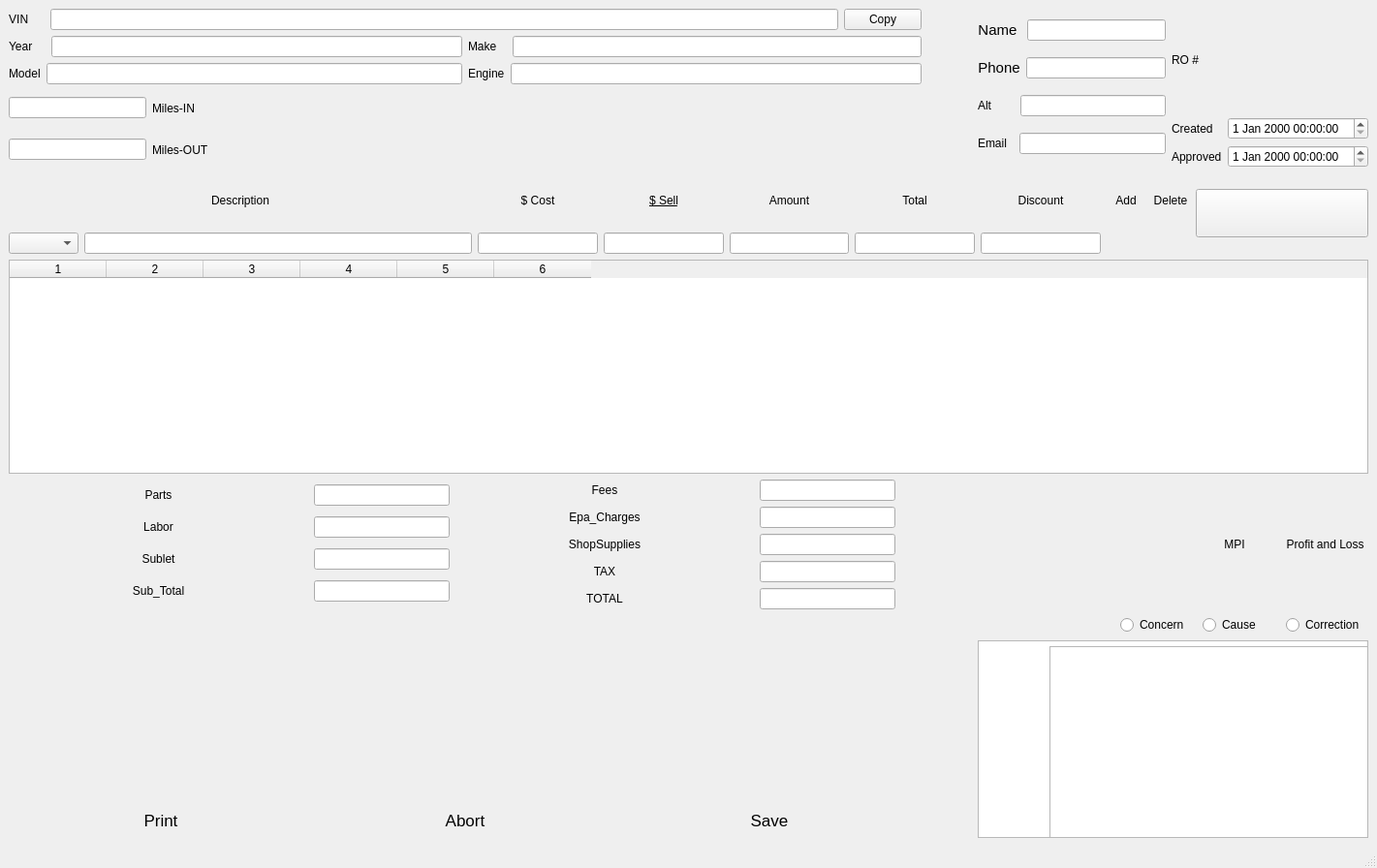
<?xml version="1.0" encoding="UTF-8"?>
<ui version="4.0">
 <class>MainWindow</class>
 <widget class="QMainWindow" name="MainWindow">
  <property name="geometry">
   <rect>
    <x>0</x>
    <y>0</y>
    <width>1421</width>
    <height>896</height>
   </rect>
  </property>
  <property name="sizePolicy">
   <sizepolicy hsizetype="Preferred" vsizetype="Preferred">
    <horstretch>0</horstretch>
    <verstretch>0</verstretch>
   </sizepolicy>
  </property>
  <property name="minimumSize">
   <size>
    <width>0</width>
    <height>48</height>
   </size>
  </property>
  <property name="windowTitle">
   <string>REPAIR ORDER</string>
  </property>
  <property name="windowIcon">
   <iconset>
    <normaloff>../Images/Icons/document.png</normaloff>../Images/Icons/document.png</iconset>
  </property>
  <widget class="QWidget" name="centralwidget">
   <layout class="QGridLayout" name="gridLayout">
    <item row="3" column="0" colspan="7">
     <layout class="QHBoxLayout" name="horizontalLayout_17">
      <item>
       <layout class="QVBoxLayout" name="verticalLayout">
        <item>
         <widget class="QLabel" name="job_line_label">
          <property name="text">
           <string>Description</string>
          </property>
          <property name="alignment">
           <set>Qt::AlignCenter</set>
          </property>
         </widget>
        </item>
        <item>
         <layout class="QHBoxLayout" name="horizontalLayout_16">
          <item>
           <widget class="QComboBox" name="part_labor_box"/>
          </item>
          <item>
           <widget class="QLineEdit" name="job_line_edit">
            <property name="minimumSize">
             <size>
              <width>400</width>
              <height>0</height>
             </size>
            </property>
            <property name="alignment">
             <set>Qt::AlignCenter</set>
            </property>
           </widget>
          </item>
         </layout>
        </item>
       </layout>
      </item>
      <item>
       <layout class="QVBoxLayout" name="verticalLayout_3">
        <item>
         <widget class="QLabel" name="cost_label">
          <property name="text">
           <string>$ Cost</string>
          </property>
          <property name="alignment">
           <set>Qt::AlignCenter</set>
          </property>
         </widget>
        </item>
        <item>
         <widget class="QLineEdit" name="cost_line">
          <property name="minimumSize">
           <size>
            <width>0</width>
            <height>0</height>
           </size>
          </property>
          <property name="alignment">
           <set>Qt::AlignCenter</set>
          </property>
         </widget>
        </item>
       </layout>
      </item>
      <item>
       <layout class="QVBoxLayout" name="verticalLayout_5">
        <item>
         <widget class="QPushButton" name="pushButton">
          <property name="minimumSize">
           <size>
            <width>0</width>
            <height>55</height>
           </size>
          </property>
          <property name="styleSheet">
           <string notr="true">text-decoration: underline;
text-color: red;</string>
          </property>
          <property name="text">
           <string>$ Sell</string>
          </property>
          <property name="flat">
           <bool>true</bool>
          </property>
         </widget>
        </item>
        <item>
         <widget class="QLineEdit" name="sell_line">
          <property name="alignment">
           <set>Qt::AlignCenter</set>
          </property>
         </widget>
        </item>
       </layout>
      </item>
      <item>
       <layout class="QVBoxLayout" name="verticalLayout_6">
        <item>
         <widget class="QLabel" name="amount_label">
          <property name="text">
           <string>Amount</string>
          </property>
          <property name="alignment">
           <set>Qt::AlignCenter</set>
          </property>
         </widget>
        </item>
        <item>
         <widget class="QLineEdit" name="amount_line">
          <property name="alignment">
           <set>Qt::AlignCenter</set>
          </property>
         </widget>
        </item>
       </layout>
      </item>
      <item>
       <layout class="QVBoxLayout" name="verticalLayout_7">
        <item>
         <widget class="QLabel" name="total_label">
          <property name="text">
           <string>Total</string>
          </property>
          <property name="alignment">
           <set>Qt::AlignCenter</set>
          </property>
         </widget>
        </item>
        <item>
         <widget class="QLineEdit" name="total_line">
          <property name="alignment">
           <set>Qt::AlignCenter</set>
          </property>
         </widget>
        </item>
       </layout>
      </item>
      <item>
       <layout class="QVBoxLayout" name="verticalLayout_8">
        <item>
         <widget class="QLabel" name="discount_label">
          <property name="text">
           <string>Discount</string>
          </property>
          <property name="alignment">
           <set>Qt::AlignCenter</set>
          </property>
         </widget>
        </item>
        <item>
         <widget class="QLineEdit" name="discount_line">
          <property name="alignment">
           <set>Qt::AlignCenter</set>
          </property>
         </widget>
        </item>
       </layout>
      </item>
      <item>
       <layout class="QVBoxLayout" name="verticalLayout_9">
        <item>
         <widget class="QLabel" name="add_line_label">
          <property name="text">
           <string>Add</string>
          </property>
          <property name="alignment">
           <set>Qt::AlignCenter</set>
          </property>
         </widget>
        </item>
        <item>
         <widget class="QPushButton" name="add_update_button">
          <property name="text">
           <string/>
          </property>
          <property name="icon">
           <iconset>
            <normaloff>../Images/Icons/list-check.png</normaloff>../Images/Icons/list-check.png</iconset>
          </property>
          <property name="iconSize">
           <size>
            <width>30</width>
            <height>30</height>
           </size>
          </property>
          <property name="flat">
           <bool>true</bool>
          </property>
         </widget>
        </item>
       </layout>
      </item>
      <item>
       <layout class="QVBoxLayout" name="verticalLayout_10">
        <item>
         <widget class="QLabel" name="delete_line_label">
          <property name="text">
           <string>Delete</string>
          </property>
          <property name="alignment">
           <set>Qt::AlignCenter</set>
          </property>
         </widget>
        </item>
        <item>
         <widget class="QPushButton" name="delete_button">
          <property name="text">
           <string/>
          </property>
          <property name="icon">
           <iconset>
            <normaloff>../Images/Icons/trash.png</normaloff>../Images/Icons/trash.png</iconset>
          </property>
          <property name="iconSize">
           <size>
            <width>30</width>
            <height>30</height>
           </size>
          </property>
          <property name="flat">
           <bool>true</bool>
          </property>
         </widget>
        </item>
       </layout>
      </item>
     </layout>
    </item>
    <item row="0" column="0" colspan="2">
     <layout class="QHBoxLayout" name="horizontalLayout_5">
      <item>
       <widget class="QLabel" name="vin_label">
        <property name="text">
         <string>VIN     </string>
        </property>
        <property name="alignment">
         <set>Qt::AlignCenter</set>
        </property>
       </widget>
      </item>
      <item>
       <widget class="QLineEdit" name="vin_line">
        <property name="alignment">
         <set>Qt::AlignCenter</set>
        </property>
       </widget>
      </item>
      <item>
       <widget class="QPushButton" name="vin_copy_button">
        <property name="maximumSize">
         <size>
          <width>100</width>
          <height>16777215</height>
         </size>
        </property>
        <property name="text">
         <string>Copy</string>
        </property>
        <property name="icon">
         <iconset>
          <normaloff>../Images/Icons/edit.png</normaloff>../Images/Icons/edit.png</iconset>
        </property>
       </widget>
      </item>
     </layout>
    </item>
    <item row="10" column="6" rowspan="2" colspan="2">
     <widget class="QTextEdit" name="cause_edit"/>
    </item>
    <item row="9" column="2" rowspan="3">
     <widget class="QLabel" name="logo_label">
      <property name="text">
       <string/>
      </property>
      <property name="pixmap">
       <pixmap>../Images/winter_auto.png</pixmap>
      </property>
      <property name="alignment">
       <set>Qt::AlignCenter</set>
      </property>
     </widget>
    </item>
    <item row="2" column="1" colspan="2">
     <spacer name="horizontalSpacer">
      <property name="orientation">
       <enum>Qt::Horizontal</enum>
      </property>
      <property name="sizeHint" stdset="0">
       <size>
        <width>370</width>
        <height>20</height>
       </size>
      </property>
     </spacer>
    </item>
    <item row="1" column="0" colspan="2">
     <layout class="QVBoxLayout" name="verticalLayout_2">
      <item>
       <layout class="QHBoxLayout" name="horizontalLayout_12">
        <item>
         <layout class="QHBoxLayout" name="horizontalLayout_6">
          <item>
           <widget class="QLabel" name="year_label">
            <property name="text">
             <string>Year    </string>
            </property>
           </widget>
          </item>
          <item>
           <widget class="QLineEdit" name="year_line">
            <property name="alignment">
             <set>Qt::AlignCenter</set>
            </property>
           </widget>
          </item>
         </layout>
        </item>
        <item>
         <layout class="QHBoxLayout" name="horizontalLayout_7">
          <item>
           <widget class="QLabel" name="make_label">
            <property name="text">
             <string>Make   </string>
            </property>
           </widget>
          </item>
          <item>
           <widget class="QLineEdit" name="make_line">
            <property name="alignment">
             <set>Qt::AlignCenter</set>
            </property>
           </widget>
          </item>
         </layout>
        </item>
       </layout>
      </item>
      <item>
       <layout class="QHBoxLayout" name="horizontalLayout_13">
        <item>
         <layout class="QHBoxLayout" name="horizontalLayout_10">
          <item>
           <widget class="QLabel" name="model_label">
            <property name="text">
             <string>Model</string>
            </property>
           </widget>
          </item>
          <item>
           <widget class="QLineEdit" name="model_line">
            <property name="alignment">
             <set>Qt::AlignCenter</set>
            </property>
           </widget>
          </item>
         </layout>
        </item>
        <item>
         <layout class="QHBoxLayout" name="horizontalLayout_11">
          <item>
           <widget class="QLabel" name="engine_label">
            <property name="text">
             <string>Engine</string>
            </property>
           </widget>
          </item>
          <item>
           <widget class="QLineEdit" name="engine_line">
            <property name="sizePolicy">
             <sizepolicy hsizetype="Expanding" vsizetype="Fixed">
              <horstretch>0</horstretch>
              <verstretch>0</verstretch>
             </sizepolicy>
            </property>
            <property name="alignment">
             <set>Qt::AlignCenter</set>
            </property>
           </widget>
          </item>
         </layout>
        </item>
       </layout>
      </item>
     </layout>
    </item>
    <item row="8" column="4" rowspan="4" colspan="4">
     <widget class="QTextEdit" name="concern_edit"/>
    </item>
    <item row="0" column="3" rowspan="3">
     <spacer name="verticalSpacer_2">
      <property name="orientation">
       <enum>Qt::Vertical</enum>
      </property>
      <property name="sizeHint" stdset="0">
       <size>
        <width>20</width>
        <height>164</height>
       </size>
      </property>
     </spacer>
    </item>
    <item row="3" column="7">
     <widget class="QPushButton" name="parts_order_button">
      <property name="maximumSize">
       <size>
        <width>251</width>
        <height>50</height>
       </size>
      </property>
      <property name="layoutDirection">
       <enum>Qt::LeftToRight</enum>
      </property>
      <property name="text">
       <string/>
      </property>
      <property name="icon">
       <iconset>
        <normaloff>../Images/Icons/partstech_logo.jpeg</normaloff>../Images/Icons/partstech_logo.jpeg</iconset>
      </property>
      <property name="iconSize">
       <size>
        <width>200</width>
        <height>200</height>
       </size>
      </property>
      <property name="flat">
       <bool>false</bool>
      </property>
     </widget>
    </item>
    <item row="0" column="4" rowspan="3" colspan="4">
     <layout class="QHBoxLayout" name="horizontalLayout_30">
      <item>
       <layout class="QVBoxLayout" name="verticalLayout_13">
        <item>
         <layout class="QHBoxLayout" name="horizontalLayout">
          <item>
           <widget class="QLabel" name="name_label">
            <property name="font">
             <font>
              <pointsize>11</pointsize>
             </font>
            </property>
            <property name="text">
             <string>Name </string>
            </property>
            <property name="alignment">
             <set>Qt::AlignCenter</set>
            </property>
           </widget>
          </item>
          <item>
           <widget class="QLineEdit" name="name_line">
            <property name="minimumSize">
             <size>
              <width>143</width>
              <height>0</height>
             </size>
            </property>
            <property name="alignment">
             <set>Qt::AlignCenter</set>
            </property>
           </widget>
          </item>
         </layout>
        </item>
        <item>
         <layout class="QHBoxLayout" name="horizontalLayout_2">
          <item>
           <widget class="QLabel" name="phone_label">
            <property name="font">
             <font>
              <pointsize>11</pointsize>
             </font>
            </property>
            <property name="text">
             <string>Phone</string>
            </property>
            <property name="alignment">
             <set>Qt::AlignCenter</set>
            </property>
           </widget>
          </item>
          <item>
           <widget class="QLineEdit" name="phone_line">
            <property name="minimumSize">
             <size>
              <width>143</width>
              <height>0</height>
             </size>
            </property>
            <property name="alignment">
             <set>Qt::AlignCenter</set>
            </property>
           </widget>
          </item>
         </layout>
        </item>
        <item>
         <layout class="QHBoxLayout" name="horizontalLayout_3">
          <item>
           <widget class="QLabel" name="alt_label">
            <property name="text">
             <string>Alt       </string>
            </property>
            <property name="textFormat">
             <enum>Qt::AutoText</enum>
            </property>
           </widget>
          </item>
          <item>
           <widget class="QLineEdit" name="alt_phone_line">
            <property name="sizePolicy">
             <sizepolicy hsizetype="Expanding" vsizetype="Fixed">
              <horstretch>0</horstretch>
              <verstretch>0</verstretch>
             </sizepolicy>
            </property>
            <property name="minimumSize">
             <size>
              <width>143</width>
              <height>0</height>
             </size>
            </property>
            <property name="alignment">
             <set>Qt::AlignCenter</set>
            </property>
           </widget>
          </item>
         </layout>
        </item>
        <item>
         <layout class="QHBoxLayout" name="horizontalLayout_4">
          <item>
           <widget class="QLabel" name="email_label">
            <property name="text">
             <string>Email  </string>
            </property>
           </widget>
          </item>
          <item>
           <widget class="QLineEdit" name="email_line">
            <property name="minimumSize">
             <size>
              <width>143</width>
              <height>0</height>
             </size>
            </property>
            <property name="alignment">
             <set>Qt::AlignCenter</set>
            </property>
           </widget>
          </item>
         </layout>
        </item>
       </layout>
      </item>
      <item>
       <layout class="QVBoxLayout" name="verticalLayout_14">
        <item>
         <widget class="QLabel" name="label_3">
          <property name="text">
           <string>RO #</string>
          </property>
         </widget>
        </item>
        <item>
         <layout class="QHBoxLayout" name="horizontalLayout_26">
          <item>
           <widget class="QLabel" name="created_label">
            <property name="text">
             <string>Created</string>
            </property>
           </widget>
          </item>
          <item>
           <widget class="QDateTimeEdit" name="created_edit"/>
          </item>
         </layout>
        </item>
        <item>
         <layout class="QHBoxLayout" name="horizontalLayout_27">
          <item>
           <widget class="QLabel" name="approved_label">
            <property name="text">
             <string>Approved</string>
            </property>
           </widget>
          </item>
          <item>
           <widget class="QDateTimeEdit" name="approved_edit"/>
          </item>
         </layout>
        </item>
       </layout>
      </item>
     </layout>
    </item>
    <item row="2" column="0">
     <layout class="QVBoxLayout" name="verticalLayout_4">
      <item>
       <layout class="QHBoxLayout" name="horizontalLayout_14">
        <item>
         <widget class="QLineEdit" name="lineEdit">
          <property name="maximumSize">
           <size>
            <width>142</width>
            <height>16777215</height>
           </size>
          </property>
          <property name="alignment">
           <set>Qt::AlignCenter</set>
          </property>
         </widget>
        </item>
        <item>
         <widget class="QLabel" name="label">
          <property name="maximumSize">
           <size>
            <width>1677215</width>
            <height>16777215</height>
           </size>
          </property>
          <property name="text">
           <string>Miles-IN     </string>
          </property>
         </widget>
        </item>
       </layout>
      </item>
      <item>
       <layout class="QHBoxLayout" name="horizontalLayout_15">
        <item>
         <widget class="QLineEdit" name="lineEdit_2">
          <property name="maximumSize">
           <size>
            <width>142</width>
            <height>16777215</height>
           </size>
          </property>
          <property name="alignment">
           <set>Qt::AlignCenter</set>
          </property>
         </widget>
        </item>
        <item>
         <widget class="QLabel" name="label_2">
          <property name="text">
           <string>Miles-OUT</string>
          </property>
         </widget>
        </item>
       </layout>
      </item>
     </layout>
    </item>
    <item row="11" column="0" colspan="2">
     <layout class="QHBoxLayout" name="horizontalLayout_8">
      <property name="spacing">
       <number>0</number>
      </property>
      <item>
       <widget class="QPushButton" name="print_button">
        <property name="minimumSize">
         <size>
          <width>0</width>
          <height>36</height>
         </size>
        </property>
        <property name="maximumSize">
         <size>
          <width>16777215</width>
          <height>36</height>
         </size>
        </property>
        <property name="font">
         <font>
          <pointsize>13</pointsize>
         </font>
        </property>
        <property name="text">
         <string>Print</string>
        </property>
        <property name="icon">
         <iconset>
          <normaloff>../Images/Icons/print.png</normaloff>../Images/Icons/print.png</iconset>
        </property>
        <property name="iconSize">
         <size>
          <width>30</width>
          <height>30</height>
         </size>
        </property>
        <property name="flat">
         <bool>true</bool>
        </property>
       </widget>
      </item>
      <item>
       <widget class="QPushButton" name="abort_button">
        <property name="minimumSize">
         <size>
          <width>0</width>
          <height>36</height>
         </size>
        </property>
        <property name="maximumSize">
         <size>
          <width>16777215</width>
          <height>36</height>
         </size>
        </property>
        <property name="font">
         <font>
          <pointsize>13</pointsize>
         </font>
        </property>
        <property name="text">
         <string>Abort</string>
        </property>
        <property name="icon">
         <iconset>
          <normaloff>../Images/Icons/cross.png</normaloff>../Images/Icons/cross.png</iconset>
        </property>
        <property name="iconSize">
         <size>
          <width>30</width>
          <height>30</height>
         </size>
        </property>
        <property name="flat">
         <bool>true</bool>
        </property>
       </widget>
      </item>
      <item>
       <widget class="QPushButton" name="save_button">
        <property name="sizePolicy">
         <sizepolicy hsizetype="Minimum" vsizetype="Fixed">
          <horstretch>0</horstretch>
          <verstretch>0</verstretch>
         </sizepolicy>
        </property>
        <property name="minimumSize">
         <size>
          <width>0</width>
          <height>36</height>
         </size>
        </property>
        <property name="maximumSize">
         <size>
          <width>16777215</width>
          <height>36</height>
         </size>
        </property>
        <property name="font">
         <font>
          <pointsize>13</pointsize>
         </font>
        </property>
        <property name="layoutDirection">
         <enum>Qt::LeftToRight</enum>
        </property>
        <property name="text">
         <string>Save</string>
        </property>
        <property name="icon">
         <iconset>
          <normaloff>../Images/Icons/check.png</normaloff>../Images/Icons/check.png</iconset>
        </property>
        <property name="iconSize">
         <size>
          <width>30</width>
          <height>30</height>
         </size>
        </property>
        <property name="flat">
         <bool>true</bool>
        </property>
       </widget>
      </item>
     </layout>
    </item>
    <item row="9" column="5" rowspan="3" colspan="3">
     <widget class="QTextEdit" name="correction_edit"/>
    </item>
    <item row="7" column="6" colspan="2">
     <layout class="QHBoxLayout" name="horizontalLayout_9">
      <property name="spacing">
       <number>0</number>
      </property>
      <item>
       <widget class="QRadioButton" name="concern_button">
        <property name="maximumSize">
         <size>
          <width>16777215</width>
          <height>36</height>
         </size>
        </property>
        <property name="text">
         <string>Concern</string>
        </property>
       </widget>
      </item>
      <item>
       <widget class="QRadioButton" name="cause_button">
        <property name="maximumSize">
         <size>
          <width>16777215</width>
          <height>36</height>
         </size>
        </property>
        <property name="text">
         <string>Cause</string>
        </property>
       </widget>
      </item>
      <item>
       <widget class="QRadioButton" name="correction_button">
        <property name="maximumSize">
         <size>
          <width>16777215</width>
          <height>36</height>
         </size>
        </property>
        <property name="text">
         <string>Correction</string>
        </property>
       </widget>
      </item>
     </layout>
    </item>
    <item row="4" column="0" colspan="8">
     <widget class="QTableWidget" name="activity_table">
      <property name="minimumSize">
       <size>
        <width>0</width>
        <height>200</height>
       </size>
      </property>
      <property name="selectionMode">
       <enum>QAbstractItemView::NoSelection</enum>
      </property>
      <property name="gridStyle">
       <enum>Qt::DotLine</enum>
      </property>
      <property name="columnCount">
       <number>6</number>
      </property>
      <attribute name="horizontalHeaderCascadingSectionResizes">
       <bool>false</bool>
      </attribute>
      <attribute name="horizontalHeaderStretchLastSection">
       <bool>false</bool>
      </attribute>
      <column/>
      <column/>
      <column/>
      <column/>
      <column/>
      <column/>
     </widget>
    </item>
    <item row="6" column="0">
     <layout class="QHBoxLayout" name="horizontalLayout_29">
      <item>
       <layout class="QVBoxLayout" name="verticalLayout_11">
        <item>
         <layout class="QHBoxLayout" name="horizontalLayout_18">
          <item>
           <widget class="QLabel" name="parts_total_label">
            <property name="text">
             <string>Parts</string>
            </property>
            <property name="alignment">
             <set>Qt::AlignCenter</set>
            </property>
           </widget>
          </item>
          <item>
           <widget class="QLineEdit" name="parts_total_line">
            <property name="maximumSize">
             <size>
              <width>140</width>
              <height>16777215</height>
             </size>
            </property>
            <property name="alignment">
             <set>Qt::AlignCenter</set>
            </property>
           </widget>
          </item>
         </layout>
        </item>
        <item>
         <layout class="QHBoxLayout" name="horizontalLayout_19">
          <item>
           <widget class="QLabel" name="labor_total_label">
            <property name="text">
             <string>Labor</string>
            </property>
            <property name="alignment">
             <set>Qt::AlignCenter</set>
            </property>
           </widget>
          </item>
          <item>
           <widget class="QLineEdit" name="labor_total_line">
            <property name="maximumSize">
             <size>
              <width>140</width>
              <height>16777215</height>
             </size>
            </property>
            <property name="alignment">
             <set>Qt::AlignCenter</set>
            </property>
           </widget>
          </item>
         </layout>
        </item>
        <item>
         <layout class="QHBoxLayout" name="horizontalLayout_20">
          <item>
           <widget class="QLabel" name="sublet_total_label">
            <property name="text">
             <string>Sublet</string>
            </property>
            <property name="alignment">
             <set>Qt::AlignCenter</set>
            </property>
           </widget>
          </item>
          <item>
           <widget class="QLineEdit" name="sublet_total_line">
            <property name="maximumSize">
             <size>
              <width>140</width>
              <height>16777215</height>
             </size>
            </property>
            <property name="alignment">
             <set>Qt::AlignCenter</set>
            </property>
           </widget>
          </item>
         </layout>
        </item>
        <item>
         <layout class="QHBoxLayout" name="horizontalLayout_21">
          <item>
           <widget class="QLabel" name="sub_total_label">
            <property name="text">
             <string>Sub_Total</string>
            </property>
            <property name="alignment">
             <set>Qt::AlignCenter</set>
            </property>
           </widget>
          </item>
          <item>
           <widget class="QLineEdit" name="sub_total_line">
            <property name="maximumSize">
             <size>
              <width>140</width>
              <height>16777215</height>
             </size>
            </property>
            <property name="alignment">
             <set>Qt::AlignCenter</set>
            </property>
           </widget>
          </item>
         </layout>
        </item>
       </layout>
      </item>
      <item>
       <layout class="QVBoxLayout" name="verticalLayout_12">
        <item>
         <layout class="QHBoxLayout" name="horizontalLayout_22">
          <item>
           <widget class="QLabel" name="fees_total_label">
            <property name="text">
             <string>Fees</string>
            </property>
            <property name="alignment">
             <set>Qt::AlignCenter</set>
            </property>
           </widget>
          </item>
          <item>
           <widget class="QLineEdit" name="fees_total_line">
            <property name="maximumSize">
             <size>
              <width>140</width>
              <height>16777215</height>
             </size>
            </property>
            <property name="alignment">
             <set>Qt::AlignCenter</set>
            </property>
           </widget>
          </item>
         </layout>
        </item>
        <item>
         <layout class="QHBoxLayout" name="horizontalLayout_23">
          <item>
           <widget class="QLabel" name="EPA_total_label">
            <property name="text">
             <string>Epa_Charges</string>
            </property>
            <property name="alignment">
             <set>Qt::AlignCenter</set>
            </property>
           </widget>
          </item>
          <item>
           <widget class="QLineEdit" name="EPA_total_line">
            <property name="maximumSize">
             <size>
              <width>140</width>
              <height>16777215</height>
             </size>
            </property>
            <property name="alignment">
             <set>Qt::AlignCenter</set>
            </property>
           </widget>
          </item>
         </layout>
        </item>
        <item>
         <layout class="QHBoxLayout" name="horizontalLayout_24">
          <item>
           <widget class="QLabel" name="shop_supplies_label">
            <property name="text">
             <string>ShopSupplies</string>
            </property>
            <property name="alignment">
             <set>Qt::AlignCenter</set>
            </property>
           </widget>
          </item>
          <item>
           <widget class="QLineEdit" name="shop_supplies_line">
            <property name="maximumSize">
             <size>
              <width>140</width>
              <height>16777215</height>
             </size>
            </property>
            <property name="alignment">
             <set>Qt::AlignCenter</set>
            </property>
           </widget>
          </item>
         </layout>
        </item>
        <item>
         <layout class="QHBoxLayout" name="horizontalLayout_25">
          <item>
           <widget class="QLabel" name="tax_total_label">
            <property name="text">
             <string>TAX</string>
            </property>
            <property name="alignment">
             <set>Qt::AlignCenter</set>
            </property>
           </widget>
          </item>
          <item>
           <widget class="QLineEdit" name="tax_total_line">
            <property name="maximumSize">
             <size>
              <width>140</width>
              <height>16777215</height>
             </size>
            </property>
            <property name="alignment">
             <set>Qt::AlignCenter</set>
            </property>
           </widget>
          </item>
         </layout>
        </item>
        <item>
         <layout class="QHBoxLayout" name="horizontalLayout_28">
          <item>
           <widget class="QLabel" name="total_label_2">
            <property name="text">
             <string>TOTAL</string>
            </property>
            <property name="alignment">
             <set>Qt::AlignCenter</set>
            </property>
           </widget>
          </item>
          <item>
           <widget class="QLineEdit" name="lineEdit_3">
            <property name="minimumSize">
             <size>
              <width>0</width>
              <height>0</height>
             </size>
            </property>
            <property name="maximumSize">
             <size>
              <width>140</width>
              <height>16777215</height>
             </size>
            </property>
           </widget>
          </item>
         </layout>
        </item>
       </layout>
      </item>
     </layout>
    </item>
    <item row="7" column="0" rowspan="4" colspan="2">
     <spacer name="verticalSpacer">
      <property name="orientation">
       <enum>Qt::Vertical</enum>
      </property>
      <property name="sizeHint" stdset="0">
       <size>
        <width>570</width>
        <height>135</height>
       </size>
      </property>
     </spacer>
    </item>
    <item row="6" column="7">
     <layout class="QHBoxLayout" name="horizontalLayout_31">
      <item>
       <widget class="QPushButton" name="mpi_button">
        <property name="text">
         <string>MPI</string>
        </property>
        <property name="icon">
         <iconset>
          <normaloff>../Images/Icons/list-check.png</normaloff>../Images/Icons/list-check.png</iconset>
        </property>
        <property name="iconSize">
         <size>
          <width>30</width>
          <height>30</height>
         </size>
        </property>
        <property name="flat">
         <bool>true</bool>
        </property>
       </widget>
      </item>
      <item>
       <widget class="QPushButton" name="profit_loss_button">
        <property name="text">
         <string> Profit and Loss</string>
        </property>
        <property name="icon">
         <iconset>
          <normaloff>../Images/Icons/chart-histogram.png</normaloff>../Images/Icons/chart-histogram.png</iconset>
        </property>
        <property name="iconSize">
         <size>
          <width>30</width>
          <height>30</height>
         </size>
        </property>
        <property name="flat">
         <bool>true</bool>
        </property>
       </widget>
      </item>
     </layout>
    </item>
   </layout>
  </widget>
  <widget class="QStatusBar" name="statusbar"/>
 </widget>
 <resources/>
 <connections/>
</ui>
